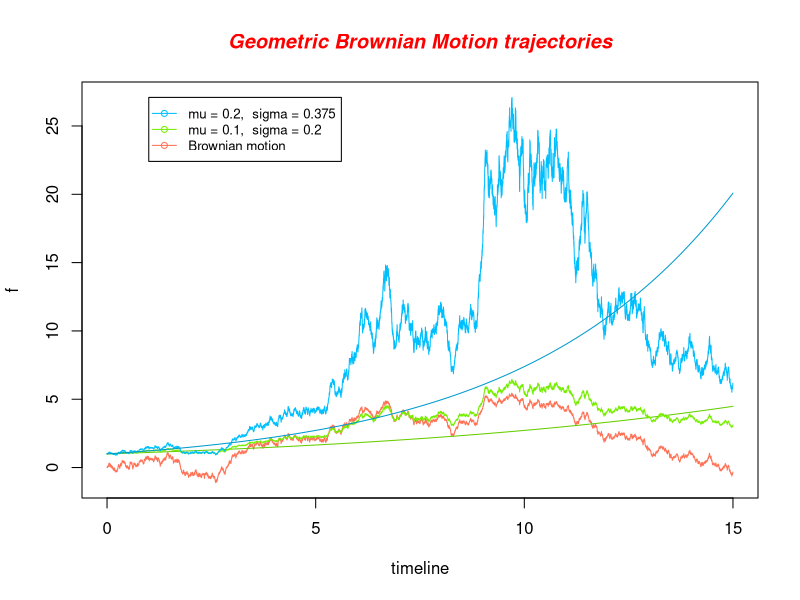

Write R code to recreate this figure.
maturity <- 15
simulation.length <- 10001
dt <-  maturity/(simulation.length-1)

timeline <- seq(0,maturity, dt)

S0<-1
r<-0.05
mu<-0.1
mu0<-0.2
sigma<-0.2
sigma0<-0.375

f <- g <- g0 <- h <- h0 <- rep(0, times=simulation.length)
g0[1] <- h0[1] <- g[1] <-  h[1] <- S0

for(i in 2:simulation.length){
  f[i] <- f[i-1]+sqrt(dt)*rnorm(1)
  g[i] <- g[1]*exp((mu-(sigma^2)/2)*(i-1)*dt+sigma*f[i])
  g0[i] <- g0[1]*exp(mu*(i-1)*dt)
  h[i] <- h[1]*exp((mu0-sigma0^2/2)*(i-1)*dt+sigma0*f[i])
  h0[i] <- h0[1]*exp(mu0*(i-1)*dt)
}

o_range <- range(f,g,g0,h,h0)

plot(timeline,f, ylim=o_range, type="l", col="coral1")
lines(timeline,g0, col="chartreuse3")
lines(timeline,g, col="chartreuse2")
lines(timeline,h, col="deepskyblue1")
lines(timeline,h0, col="deepskyblue3")

title(main="Geometric Brownian Motion trajectories", col.main="red", font.main=4)



legend(1, o_range[2], c("mu = 0.2,  sigma = 0.375","mu = 0.1,  sigma = 0.2","Brownian motion"), cex=0.8, 
       col=c("deepskyblue1","chartreuse2","coral1"), pch=1, lty=1)
